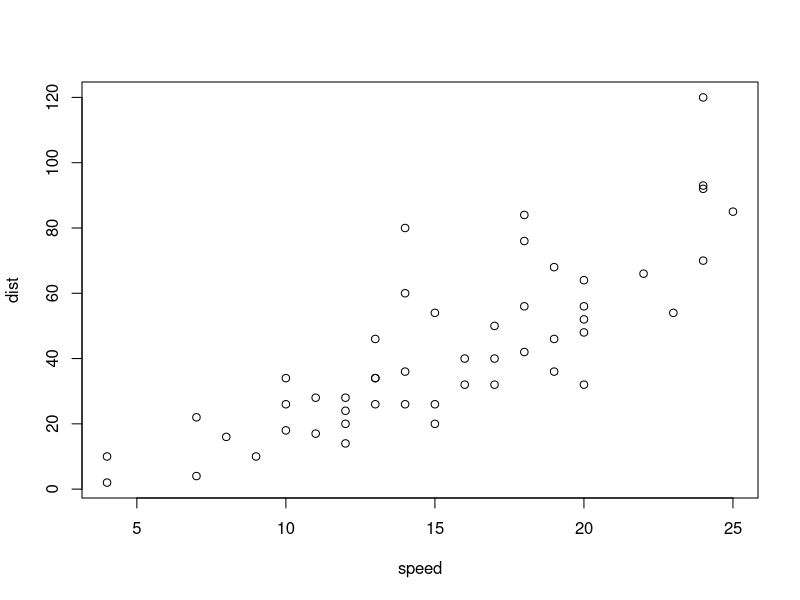
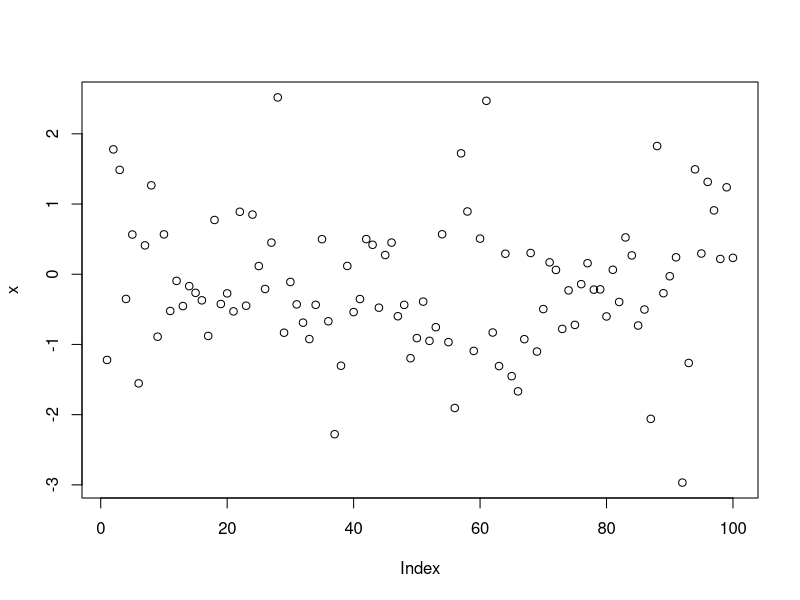
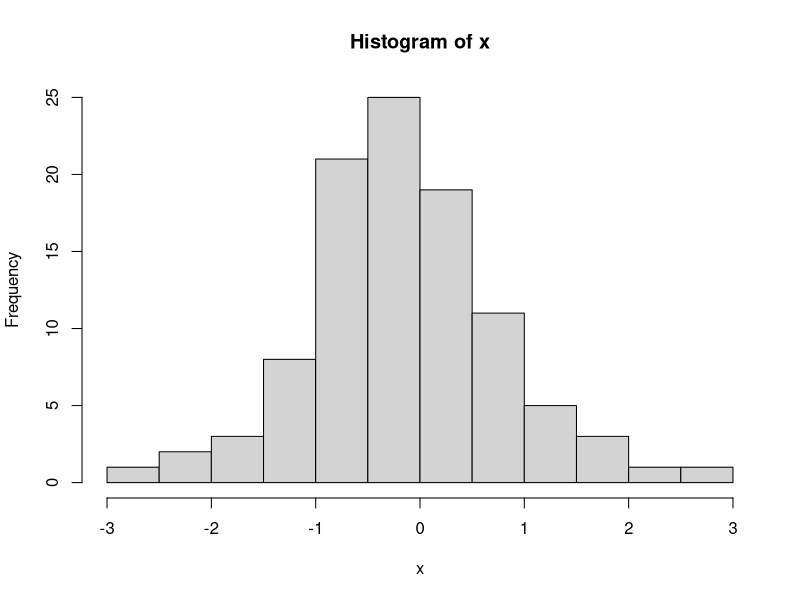
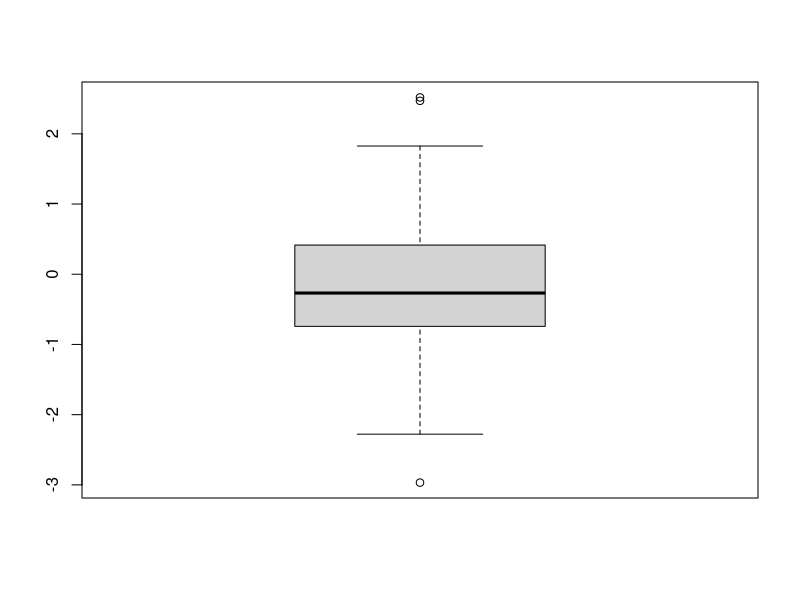
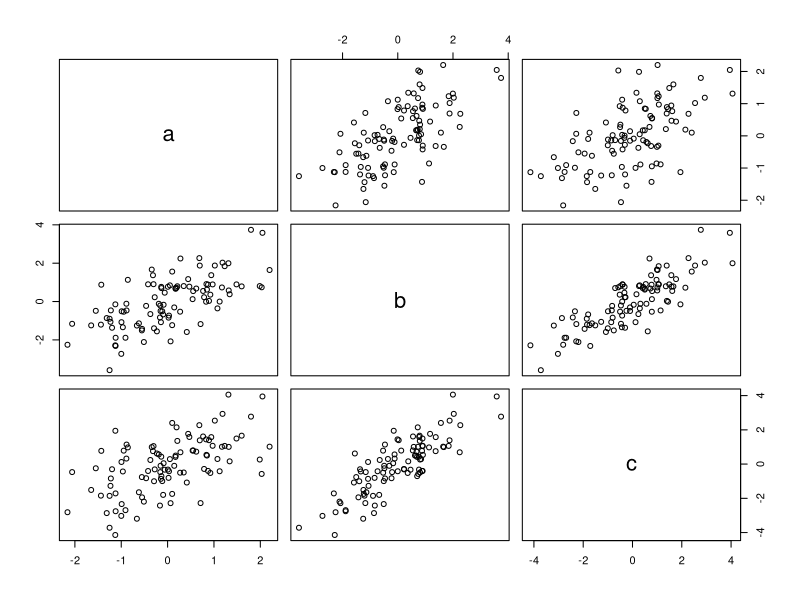

The R script that drew these images, in order: (Note: this script raises an error after producing the figures.)
## ---- chunk 1
plot(cars)
## ---- chunk 2
10^4+5
10^2+3

(2+3) - (2/3)
## ---- chunk 3
#insert your answer here
((2020-2019)/(2020-1993))*100

## ---- chunk 4
a = 1
a
## ---- chunk 5
a*5
## ---- chunk 6
a = a + 10
a
## ---- chunk 7
#all variables
rm(list=ls())
## ---- chunk 8
rm(a)
## ---- chunk 9
# insert your answer here
b = 2019
d = 1993
f = 2020

a = f - b 
c = f - d 

percent = (a/c)*100
percent

## ---- chunk 10
b = 4 #this is a scalar
b
## ---- chunk 11
c = c(1,4,5) # this is a vector
c
## ---- chunk 12
# the naive approach
(1+4+5)/3
## ---- chunk 13
# using a function 'mean()'
mean(x=c)
mean(c)
## ---- chunk 14
# insert your answer here
d = c(7, 8, 9, 10)
sum(d)
## ---- chunk 15
x = rnorm(100)
plot(x)
hist(x)
boxplot(x)
## ---- chunk 16
help(rnorm)
## ---- chunk 17
vec1 = c(1,4,6,8,10)
vec1
## ---- chunk 18
vec1[4]
vec1[-1]
vec1[1:2] #indexing a vector
## ---- chunk 19
vec1[4] = 2 
vec1
## ---- chunk 20
sum(vec1)
## ---- chunk 21
vec2 = seq(from=0, to=1, by=0.25)
vec2 
## ---- chunk 22
vec3 = vec1 + vec2 - vec2
vec3 = vec1*vec2
## ---- chunk 23
z = matrix(data = c(9,2,3,4,5,6), ncol=3)
z
## ---- chunk 24
# insert you answer here

## ---- chunk 25
t = data.frame(x = c(11,12,14), y = c(19,20,21), 
               z = c(10,9,7))
t
## ---- chunk 26
mat1 = matrix(data = c(9,2,"a","b",5,6), ncol=3)
mat1
## ---- chunk 27
df1 = data.frame(x = c("a","aa","aaa"), y = c(19,20,21), 
                 z = c(10,9,7))
df1[2]*2
## ---- chunk 28
# insert you answer here
x1 = rnorm(100)
x2 = rnorm(100)
x3 = rnorm(100)

a <- x1
b <- x1+x2
c <- x1+x2+x3

t = data.frame(a, b, c)

plot(t)
sd(t)
